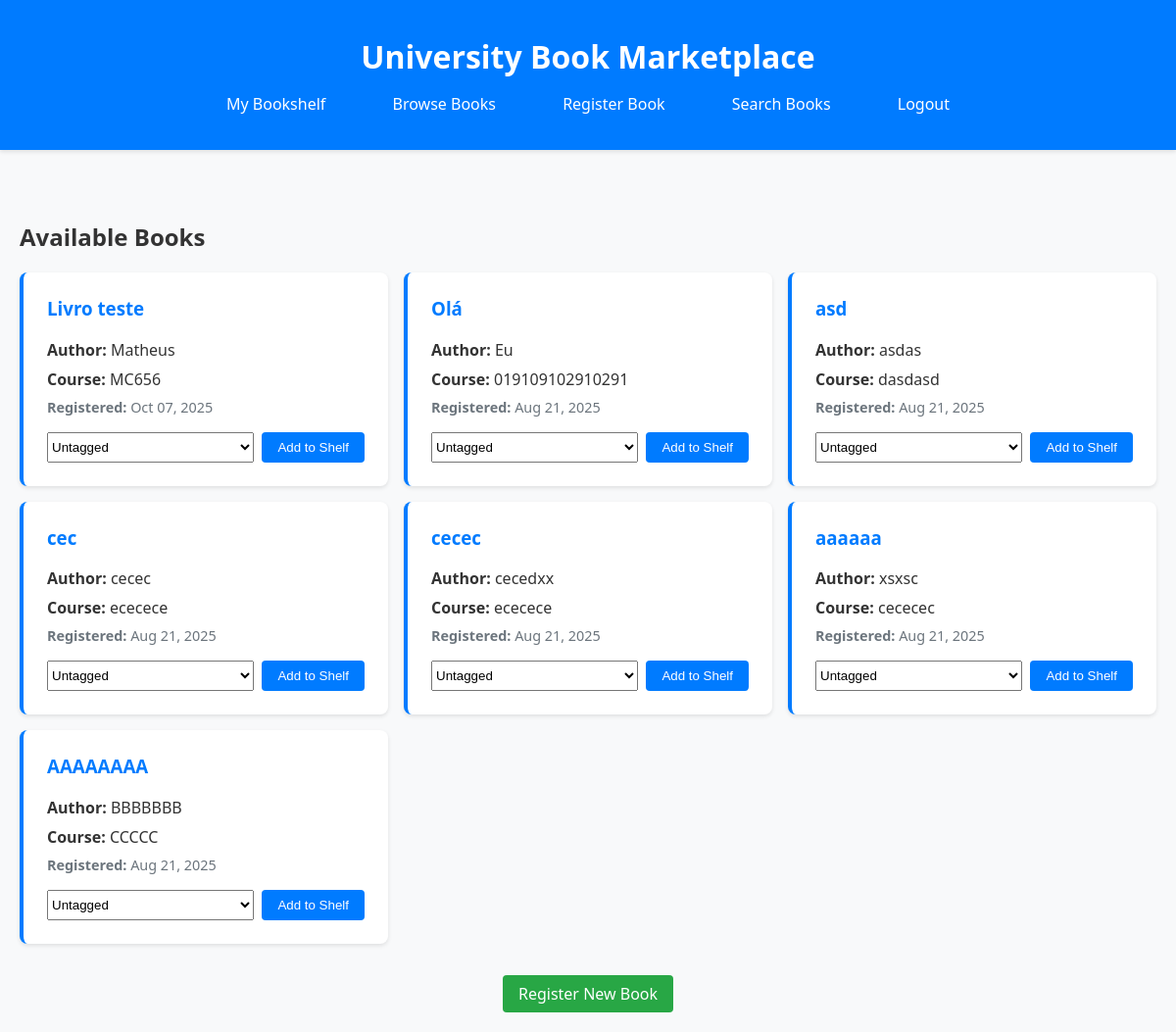
/books/ (signed in), run on an earlier commit of the app's database.
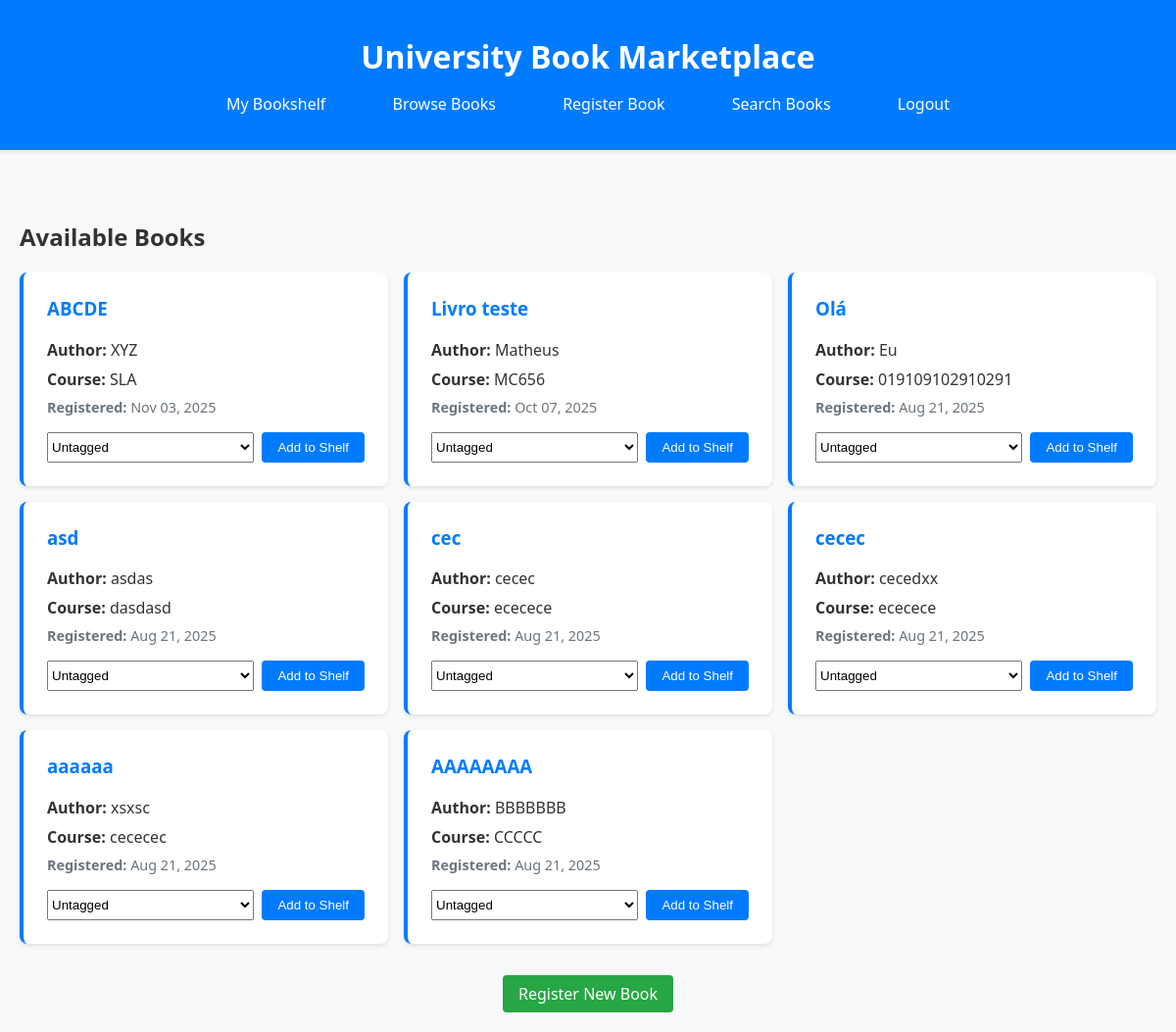
And on a later commit of the database.
### books/models.py (models this page shows, shortened)
class Book(models.Model):
    title = models.CharField(max_length=200)
    author = models.CharField(max_length=100)
    course = models.CharField(max_length=100, help_text="University course related to this book")
    created_at = models.DateTimeField(auto_now_add=True)
    updated_at = models.DateTimeField(auto_now=True)
    class Meta:
        ordering = ['-created_at']

### books/views.py (the view)
# urls.py: path('', views.book_list, name='book_list'),
@login_required
def book_list(request):
    books = Book.objects.all()
    return render(request, 'books/book_list.html', {'books': books})

### books/templates/books/book_list.html (shortened to what this page needs)
{% extends 'books/base.html' %}
{% block content %}
<h2>Available Books</h2>
{% if books %}
    <div style="display: grid; grid-template-columns: repeat(auto-fill, minmax(300px, 1fr)); gap: 1rem; margin-top: 1rem;">
        {% for book in books %}
            <div style="background: white; padding: 1.5rem; border-radius: 8px; box-shadow: 0 2px 4px rgba(0,0,0,0.1); border-left: 4px solid #007bff;">
                <h3 style="margin-top: 0; color: #007bff;">{{ book.title }}</h3>
                <p style="margin: 0.5rem 0;"><strong>Author:</strong> {{ book.author }}</p>
                <p style="margin: 0.5rem 0;"><strong>Course:</strong> {{ book.course }}</p>
                <p style="margin: 0.5rem 0; color: #6c757d; font-size: 0.9rem;">
                    <strong>Registered:</strong> {{ book.created_at|date:"M d, Y" }}
                </p>
                <form method="POST" action="{% url 'add_to_shelf' book.id %}" style="margin-top: 1rem;">
                    <div style="display: flex; gap: 0.5rem;">
                        <select name="tag" class="form-control" style="flex: 1;">
                            <option value="0">Untagged</option>
                        </select>
                        <button type="submit" class="btn btn-primary btn-sm">Add to Shelf</button>
                    </div>
                </form>
            </div>
        {% endfor %}
    </div>
{% endif %}
<div style="margin-top: 2rem; text-align: center;">
    <a href="{% url 'register_book' %}" class="btn btn-success">Register New Book</a>
</div>
{% endblock %}

### books/templates/books/base.html (shortened to what this page needs)
<!DOCTYPE html>
<html lang="en">
<head>
</head>
<body>
    <div class="header">
        <div class="container">
            <h1>University Book Marketplace</h1>
            <nav class="nav">
                {% if user.is_authenticated %}
                    <a href="{% url 'bookshelves:bookshelf' %}">My Bookshelf</a>
                    <a href="{% url 'book_list' %}">Browse Books</a>
                    <a href="{% url 'register_book' %}">Register Book</a>
                    <a href="{% url 'search_books' %}">Search Books</a>
                    <a href="{% url 'logout' %}">Logout</a>
                {% else %}
                    <a href="{% url 'landing' %}">Home</a>
                    <a href="{% url 'login' %}">Login</a>
                    <a href="{% url 'signup' %}">Sign Up</a>
                {% endif %}
            </nav>
        </div>
    </div>
    <div class="container">
        {% block content %}
        {% endblock %}
    </div>
</body>
</html>

### books/templates/books/base.html (style rules this page uses)
body { font-family: 'Segoe UI', Tahoma, Geneva, Verdana, sans-serif; margin: 0; padding: 0; background-color: #f8f9fa; color: #333; }
.container { max-width: 1200px; margin: 0 auto; padding: 20px; }
.header { background-color: #007bff; color: white; padding: 1rem 0; margin-bottom: 2rem; box-shadow: 0 2px 4px rgba(0,0,0,0.1); }
.header h1 { margin: 0; text-align: center; }
.nav { text-align: center; margin-top: 1rem; }
.nav a { color: white; text-decoration: none; margin: 0 1rem; padding: 0.5rem 1rem; border-radius: 4px; transition: background-color 0.3s; }
.btn { display: inline-block; padding: 0.5rem 1rem; background-color: #007bff; color: white; text-decoration: none; border-radius: 4px; border: none; cursor: pointer; transition: background-color 0.3s; }
.btn-success { background-color: #28a745; }

What changed in the data, as far as the page shows it:
added Book: title "ABCDE", author "XYZ", course "SLA", created_at "Nov 03, 2025"
